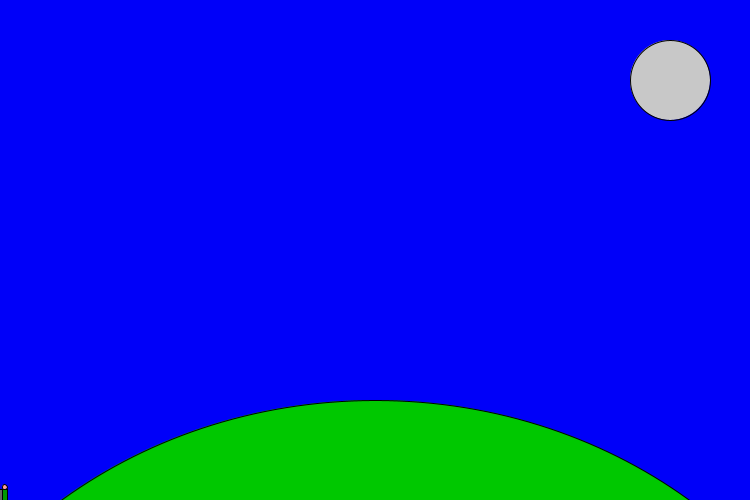
Frame 1 (no input)
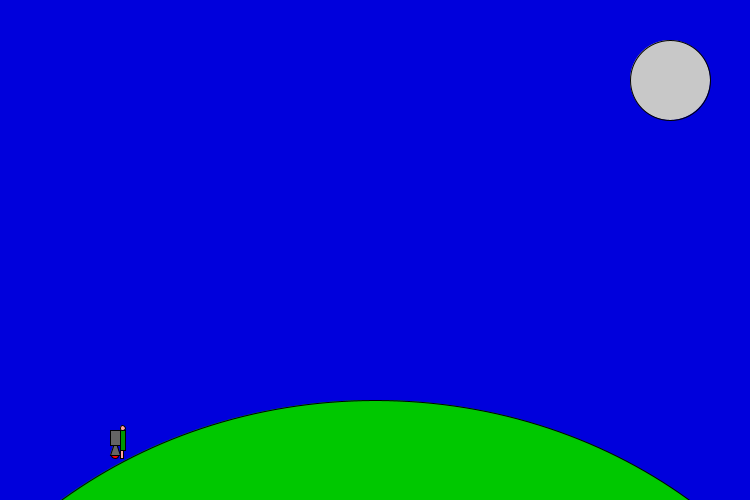
Frame 60 (the mouse pressed at the canvas centre just before this capture)
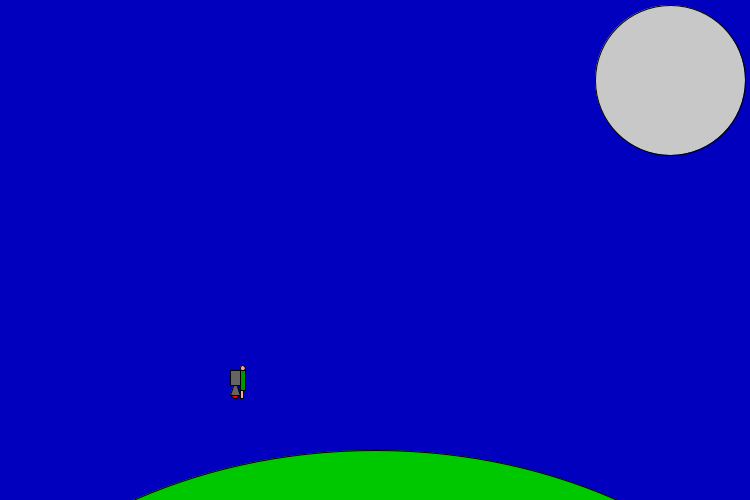
Frame 120 (the mouse held since frame 60 and released just before this capture)

The Processing sketch that drew these frames (run headless with seeded random() and noise(); from frame 60 on, the mouse is pressed at the canvas centre):

// Processing sketch: processing_97017
// ── processing_97017.pde

int posX,posY,velX,velY;
float sz,sz2,sz3;

void setup(){
  size(750,500); //definim el tamany de la pantalla
  sz=5;
  velX=2;
  velY=1;
  posY=height;
  sz2=80;
  sz3=900;
  //diem que no volem veure el ratolí
  noCursor();
}

void draw(){
  //actualitzar posicions
  posX=posX+velX;
  posY=posY-velY;
  background(0,0,posY/2);
  fill(0,200,0);
  ellipse(width/2,height+350,1000,sz3); //Terra
  //lluna
  fill(200);
  ellipse(width-80,80,sz2,sz2);
  //dibuixem el ninot
  fill(255,0,0);
  ellipse(posX-5,posY+15,7,7); //Foc
  //jetpack
  fill(100);
  triangle(posX-5,posY,posX-10,posY+15,posX,posY+15); //propulsor
  rect(posX-10,posY-10,10,15); //caixa
  //persona
  fill(0,150,0);
  rect(posX,posY-10,5,20); //cos
  fill(255,160,160);
  ellipse(posX+2.5,posY-12,sz,sz); //cap
  rect(posX,posY+10,3,8); //cames
  if((posX<0)||(posX>width-10)){ //definim que la persona reboti en les parets de dreta, però a l'esquerra no em deixa posar límit, que és 10, el ninot es mou verticalment a la línia 0
    velX=-velX;
  }
  if((posY<20)||(posY>height)){ //definim que la persona reboti en les parets de dalt, però a baix no em deixa posar límit, que és 18, el ninot es mou horitzontalment a la línia 
    velY=-velY;
  }
  if((posY<height/2)||(posY>height)&&(velY>0)){ //definim que li creixi el cap quan supera la meitat de la pantalla
    sz=sz+0.04;
  }
  if(velY<0){ //definim que disminueixi el tamany del cap quan torna a la superfície terrestre
    sz=sz-0.038;
  }
}

void mousePressed() {
  if(sz2==80){
    sz2=150;
  } 
  else{
    sz2=80;
  }
  if(sz3==900){
    sz3=800;
  }
  else{
    sz3=900;
  }
}
